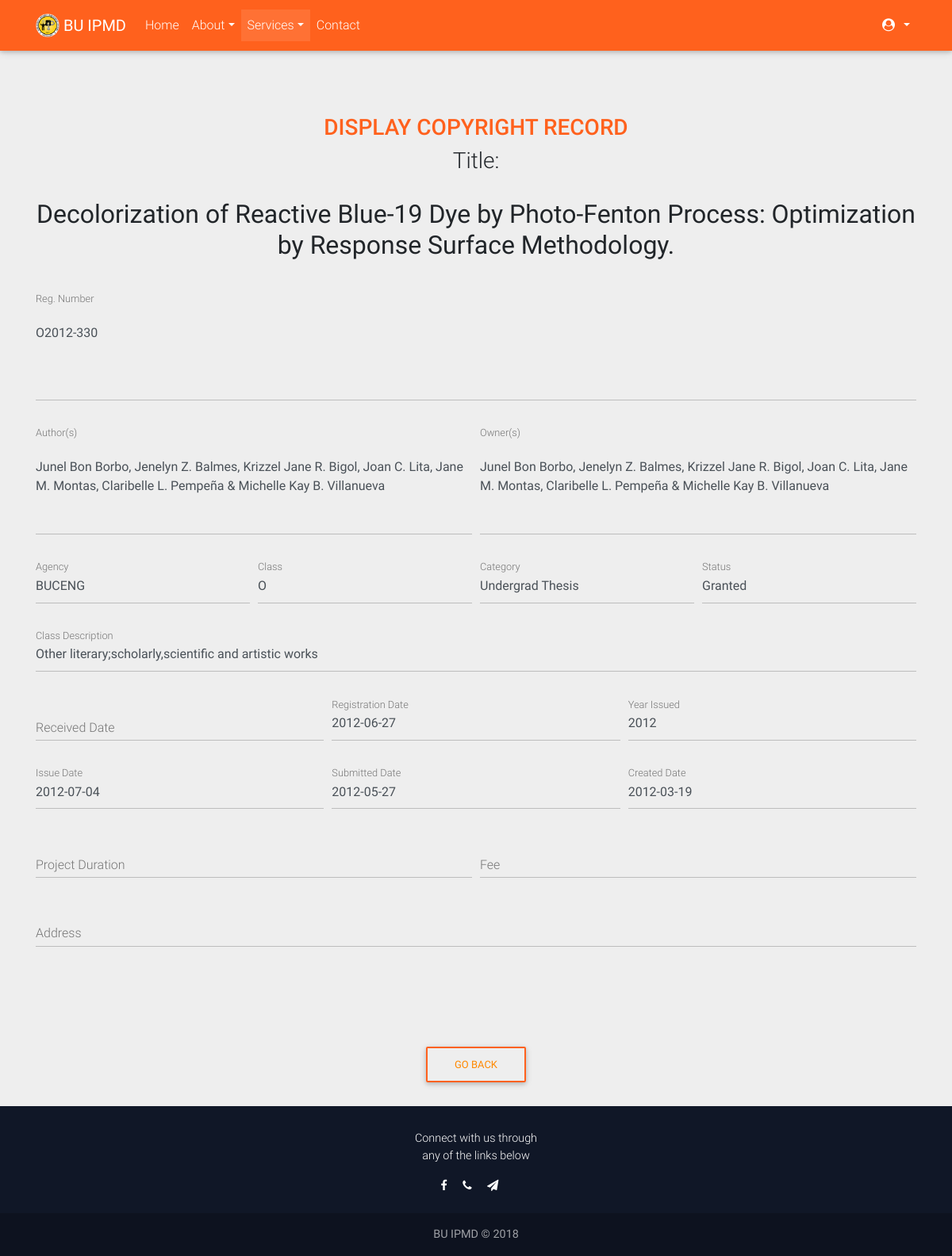
The app's page /functions/copyrights/view.php?copyrights_id=6 with its own data.
### tables this page shows
CREATE TABLE `copyrights` (
  `copyrights_id` int(10) NOT NULL,
  `copyrights_received_date` date DEFAULT NULL,
  `agency_id` int(3) DEFAULT NULL,
  `copyrights_title` longtext,
  `copyrights_authors` longtext,
  `class_id` int(2) DEFAULT NULL,
  `copyrights_reg_date` date DEFAULT NULL,
  `copyrights_reg_no` varchar(255) DEFAULT NULL,
  `copyrights_issue_date` date DEFAULT NULL,
  `copyrights_submitted_date` date DEFAULT NULL,
  `copyrights_created_date` date DEFAULT NULL,
  `category_id` int(2) DEFAULT NULL,
  `filestatus_id` int(2) DEFAULT NULL,
  `copyrights_year` year(4) DEFAULT NULL,
  `copyrights_owner` varchar(255) DEFAULT NULL,
  `copyrights_fee` int(255) DEFAULT NULL,
  `copyrights_address` varchar(255) DEFAULT NULL,
  `copyrights_project_duration` varchar(255) DEFAULT NULL
);

CREATE TABLE `agencies` (
  `agency_id` int(11) NOT NULL,
  `agency_name` varchar(50) DEFAULT NULL
);

CREATE TABLE `classes` (
  `class_id` int(11) NOT NULL,
  `class_name` varchar(2) DEFAULT NULL,
  `class_desc` longtext
);

CREATE TABLE `categories` (
  `category_id` int(11) NOT NULL,
  `category_name` varchar(50) DEFAULT NULL
);

CREATE TABLE `filestatus` (
  `filestatus_id` int(11) NOT NULL,
  `filestatus_name` longtext
);

### functions/copyrights/view.php (the view, shortened to what this page needs)
<?php
include ("../db.php");
?>
<!DOCTYPE html>
<html lang="en">
<head>
    <link rel="stylesheet" href="https://maxcdn.bootstrapcdn.com/font-awesome/4.7.0/css/font-awesome.min.css">
    <link href="../../components/css/bootstrap.css" rel="stylesheet">
    <link href="../../components/css/mdb.css" rel="stylesheet">
    <link href="../../components/css/style.css" rel="stylesheet">
    <link rel="stylesheet" href="../../components/css/getmdl-select.min.css">
    <link rel="stylesheet" href="../../components/css/material.css"">
</head>
<body style="background-color: #eee;">
  <nav class="navbar fixed-top navbar-expand-lg navbar-dark scrolling-navbar">
    <div class="container">
      <a class="navbar-brand" href="index.php">
        <strong><img src="../../favicon.ico" style="height: 30px;width: 30px; margin-top: -4px;"> BU IPMD </strong>
      </a>
      <div class="collapse navbar-collapse" id="navbarSupportedContent">
        <ul class="navbar-nav mr-auto">
          <li class="nav-item">
            <a class="nav-link" href="../../index.php">Home
            </a>
          </li>
            <li class="nav-item dropdown">
                <a class="nav-link dropdown-toggle" id="navbarDropdownMenuLink" data-toggle="dropdown" aria-haspopup="true" aria-expanded="false">About</a>
            </li>
            <li class="nav-item dropdown active">
              <a class="nav-link dropdown-toggle" id="navbarDropdownMenuLink" data-toggle="dropdown" aria-haspopup="true" aria-expanded="false">Services<span class="sr-only">(current)</span></a>
            </li>
            <li class="nav-item">
            <a class="nav-link" href="../../contact.php" target="">Contact</a>
            </li>
        </ul>
        <ul class="navbar-nav nav-flex-icons">
            <li class="nav-item dropdown">
                <a class="nav-link dropdown-toggle" id="navbarDropdownMenuLink" data-toggle="dropdown" aria-haspopup="true" aria-expanded="false">
                <?php
                  if (isset($_SESSION['user_name'])) {
                      echo "<b>Hi,&nbsp;</b>";
                      echo $_SESSION['user_name'];
                  }
                  else{
                      echo '<i class="fa fa-user-circle"></i>';
                  }
                ?>
                </a>
            </li>
        </ul>
      </div>
    </div>
  </nav>
  <main >
    <div class="container">
      <br><br>
      <section>
        <br><br><br><br>
        <center>
          <?php
          if(isset($_GET['copyrights_id']))
            {
              $copyrights_id = $_GET["copyrights_id"];
              $query = mysqli_query($connect, "SELECT * FROM copyrights WHERE copyrights_id = $copyrights_id");
              $row=mysqli_fetch_array($query);
              $copyrights_title=$row['copyrights_title'];
              $copyrights_reg_no=$row['copyrights_reg_no'];
              $agency_id=$row['agency_id'];
              $class_id=$row['class_id'];
              $category_id=$row['category_id'];
              $filestatus_id=$row['filestatus_id'];
              $copyrights_authors=$row['copyrights_authors'];
              $copyrights_owner=$row['copyrights_owner'];
              $copyrights_received_date=$row['copyrights_received_date'];
              $copyrights_reg_date=$row['copyrights_reg_date'];
              $copyrights_year=$row['copyrights_year'];
              $copyrights_issue_date=$row['copyrights_issue_date'];
              $copyrights_submitted_date=$row['copyrights_submitted_date'];
              $copyrights_created_date=$row['copyrights_created_date'];
              $copyrights_project_duration=$row['copyrights_project_duration'];
              $copyrights_fee=$row['copyrights_fee'];
              $copyrights_address=$row['copyrights_address'];
              $agen_que = "SELECT * FROM agencies WHERE agency_id=$agency_id";
              $agen_res = mysqli_query($connect, $agen_que);
              $agen_row = mysqli_fetch_array($agen_res );
                $agency_id=$agen_row['agency_name'];
              $clas_que = "SELECT * FROM classes WHERE class_id=$class_id";
              $clas_res = mysqli_query($connect, $clas_que);
              $clas_row = mysqli_fetch_array($clas_res );
                $class_id=$clas_row['class_name'];
                $class_name=$clas_row['class_desc'];
              $catn_que = "SELECT * FROM categories WHERE category_id=$category_id";
              $catn_res = mysqli_query($connect, $catn_que);
              $catn_row = mysqli_fetch_array($catn_res );
                $category_id=$catn_row['category_name'];
              $statn_que = "SELECT * FROM filestatus WHERE filestatus_id=$filestatus_id";
              $statn_res = mysqli_query($connect, $statn_que);
              $statn_row = mysqli_fetch_array($statn_res );
                $filestatus_id=$statn_row['filestatus_name'];
            }
          ?>
        <h1 class="h3 orange-text text-center">DISPLAY COPYRIGHT RECORD</h1>
        <h3>Title: </h3><br><h2></l><b><?php echo $copyrights_title; ?></b></h2><br></lin>
        <form>
            <div class="form-row">
                <div class="col">
                    <div class="md-form">
                        <textarea type="text" value="" id="textareaBasic" class="form-control md-textarea" rows="3" disabled><?php echo htmlspecialchars($copyrights_reg_no); ?></textarea>
                        <label for="textareaBasic">Reg. Number</label>
                    </div>
                </div>
            </div>
            <div class="form-row">
                <div class="col">
                    <div class="md-form">
                        <textarea type="text" value="" id="textareaBasic" class="form-control md-textarea" rows="3" disabled><?php echo htmlspecialchars($copyrights_authors); ?></textarea>
                        <label for="textareaBasic">Author(s)</label>
                    </div>
                </div>
                <div class="col">
                    <div class="md-form">
                        <textarea type="text" value="" id="textareaBasic" class="form-control md-textarea" rows="3" disabled><?php echo htmlspecialchars($copyrights_owner); ?></textarea>
                        <label for="textareaBasic">Owner(s)</label>
                    </div>
                </div>
            </div>
            <div class="form-row">
                <div class="col">
                    <div class="md-form">
                        <input type="text" class="form-control" value="<?php echo $agency_id; ?>" id="formGroupExampleInputMD"  disabled>
                        <label for="formGroupExampleInputMD">Agency</label>
                    </div>
                </div>
                <div class="col">
                    <div class="md-form">
                        <input type="text" class="form-control" value="<?php echo $class_id; ?>" id="formGroupExampleInputMD" disabled>
                        <label for="formGroupExampleInputMD">Class</label>
                    </div>
                </div>
                <div class="col">
                    <div class="md-form">
                        <input type="text" class="form-control" value="<?php echo $category_id; ?>" id="formGroupExampleInputMD" disabled>
                        <label for="formGroupExampleInputMD">Category</label>
                    </div>
                </div>
              <div class="col">
                  <div class="md-form">
                      <input type="text" class="form-control" value="<?php echo $filestatus_id; ?>" id="formGroupExampleInputMD" disabled>
                      <label for="formGroupExampleInputMD">Status</label>
                  </div>
              </div>
            </div>
            <div class="form-row">
                <div class="col">
                    <div class="md-form">
                        <input type="text" class="form-control" value="<?php echo $class_name; ?>" id="formGroupExampleInputMD" disabled>
                        <label for="formGroupExampleInputMD">Class Description</label>
                    </div>
                </div>
            </div>
            <div class="form-row">
                <div class="col">
                  <div class="md-form">
                      <input type="text" class="form-control" value="<?php echo $copyrights_received_date; ?>" id="formGroupExampleInputMD" disabled>
                      <label for="formGroupExampleInputMD">Received Date</label>
                  </div>
                </div>
                <div class="col">
                  <div class="md-form">
                      <input type="text" class="form-control" value="<?php echo $copyrights_reg_date; ?>" id="formGroupExampleInputMD" disabled>
                      <label for="formGroupExampleInputMD">Registration Date</label>
                  </div>
                </div>
                <div class="col">
                  <div class="md-form">
                      <input type="text" class="form-control" value="<?php echo $copyrights_year; ?>" id="formGroupExampleInputMD" disabled>
                      <label for="formGroupExampleInputMD">Year Issued</label>
                  </div>
                </div>
            </div>
            <div class="form-row">
                <div class="col-4">
                    <div class="md-form">
                        <input type="text" class="form-control" value="<?php echo $copyrights_issue_date; ?>" id="formGroupExampleInputMD"  disabled>
                        <label for="formGroupExampleInputMD">Issue Date</label>
                    </div>
                </div>
                <div class="col-4">
                    <div class="md-form">
                        <input type="text" class="form-control" value="<?php echo $copyrights_submitted_date; ?>" id="formGroupExampleInputMD" disabled>
                        <label for="formGroupExampleInputMD">Submitted Date</label>
                    </div>
                </div>
                <div class="col-4">
                  <div class="md-form">
                      <input type="text" class="form-control" value="<?php echo $copyrights_created_date; ?>" id="formGroupExampleInputMD" disabled>
                      <label for="formGroupExampleInputMD">Created Date</label>
                  </div>
                </div>
            </div>
             <div class="form-row">
                <div class="col">
                    <div class="md-form">
                        <input type="text" class="form-control" value="<?php echo $copyrights_project_duration; ?>" id="formGroupExampleInputMD"  disabled>
                        <label for="formGroupExampleInputMD">Project Duration</label>
                    </div>
                </div>
                <div class="col">
                    <div class="md-form">
                        <input type="text" class="form-control" value="<?php echo $copyrights_fee; ?>" id="formGroupExampleInputMD" disabled>
                        <label for="formGroupExampleInputMD">Fee</label>
                    </div>
                </div>
            </div>
            <div class="form-row">
                <div class="col">
                    <div class="md-form">
                        <input type="text" class="form-control" value="<?php echo $copyrights_address; ?>" id="formGroupExampleInputMD"  disabled>
                        <label for="formGroupExampleInputMD">Address</label>
                    </div>
                </div>
            </div>
              <center>
                  <div class="col-12">
                    <br><br>
                    </div>
                    <br>
                          </form>
                        </div>
        <div>
          <center>
            <br>
            <a href="javascript:window.open('','_self').close();">
            <button class="btn btn-primary btn-outline-warning" type="button" data-toggle="collapse" data-target="#collapseExample" aria-expanded="false" aria-controls="collapseExample">
                GO BACK
            </button></a>
          </center>
        </div>
  </main>
  <footer class="page-footer text-center font-small mt-4 wow fadeIn">
    <div class="col" style="height: 30px;"></div>
    <div class="pb-4">
      <center><p>Connect with us through <br>any of the links below</p></center>
      <a href="https://www.facebook.com/buipmd" title="BUIPMD FACEBOOK" target="_self">
        <i class="fa fa-facebook mr-3"></i>
      </a>
      <a href="contact.php" title="(052) 742-1909" target="_self">
        <i class="fa fa-phone mr-3"></i>
      </a>
      <a href="contact.php" title="0928-756-9576" target="_self">
        <i class="fa fa-send mr-3"></i>
      </a>
    </div>
    <div class="footer-copyright py-3">
      <strong>BU IPMD © 2018 </strong>
    </div>
  </footer>
</body>
</html>

### components/css/style.css (style rules this page uses)
html, body, .view { height: 100%; }
.navbar { background-color: rgba(0, 0, 0, 0.2); }
.page-footer { background-color: #101727; }
.navbar { background-color: #FF611D; }
.navbar a { color: orange; }
.btn:before { content: ""; position: absolute; top: 50%; left: 50%; display: block; width: 0; padding-top: 0; border-radius: 100%; background-color: rgba(236, 240, 241, .3); -webkit-transform: translate(-50%, -50%); -moz-transform: translate(-50%, -50%); -ms-transform: translate(-50%, -50%); -o-transform: translate(-50%, -50%); transform: translate(-50%, -50%); }
*, *:before, *:after { box-sizing: border-box; }
textarea { width: 100%; padding: 12px 20px; margin: 8px 0; box-sizing: border-box; border: 1px solid #ccc; -webkit-transition: 0.5s; transition: 0.5s; outline: none; border-radius: 7px; resize: none; }
b { display: inline-block; }

### records on screen
copyrights: copyrights_title "Decolorization of Reactive Blue-19 Dye by Photo-Fenton Process: Optimization by Response Surface Methodology.", copyrights_reg_no "O2012-330", copyrights_authors "Junel Bon Borbo, Jenelyn Z. Balmes, Krizzel Jane R. Bigol, Joan C. Lita, Jane M. Montas, Claribelle L. Pempeña & Michelle Kay B. Villanueva", copyrights_owner "Junel Bon Borbo, Jenelyn Z. Balmes, Krizzel Jane R. Bigol, Joan C. Lita, Jane M. Montas, Claribelle L. Pempeña & Michelle Kay B. Villanueva", copyrights_reg_date "2012-06-27", copyrights_year "2012", copyrights_issue_date "2012-07-04", copyrights_submitted_date "2012-05-27", copyrights_created_date "2012-03-19"
agencies: agency_name "BUCENG"
classes: class_name "O", class_desc "Other literary;scholarly,scientific and artistic works"
categories: category_name "Undergrad Thesis"
filestatus: filestatus_name "Granted"
